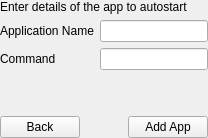
               <widget class="QWidget" name="page_17">
                <property name="autoFillBackground">
                 <bool>true</bool>
                </property>
                <layout class="QGridLayout" name="gridLayout_2">
                 <property name="leftMargin">
                  <number>0</number>
                 </property>
                 <property name="topMargin">
                  <number>0</number>
                 </property>
                 <property name="rightMargin">
                  <number>0</number>
                 </property>
                 <property name="bottomMargin">
                  <number>0</number>
                 </property>
                 <item row="2" column="0">
                  <widget class="QLabel" name="label_13">
                   <property name="text">
                    <string>Command</string>
                   </property>
                  </widget>
                 </item>
                 <item row="2" column="1">
                  <widget class="QLineEdit" name="autostartAppCommand"/>
                 </item>
                 <item row="4" column="0" colspan="2">
                  <layout class="QHBoxLayout" name="horizontalLayout_47">
                   <item>
                    <widget class="QPushButton" name="backAutoStartNewApp">
                     <property name="text">
                      <string>Back</string>
                     </property>
                     <property name="icon">
                      <iconset theme="go-previous">
                       <normaloff>.</normaloff>.</iconset>
                     </property>
                    </widget>
                   </item>
                   <item>
                    <spacer name="horizontalSpacer_33">
                     <property name="orientation">
                      <enum>Qt::Horizontal</enum>
                     </property>
                     <property name="sizeHint" stdset="0">
                      <size>
                       <width>40</width>
                       <height>20</height>
                      </size>
                     </property>
                    </spacer>
                   </item>
                   <item>
                    <widget class="QPushButton" name="addAutostartApp">
                     <property name="text">
                      <string>Add App</string>
                     </property>
                     <property name="icon">
                      <iconset theme="list-add">
                       <normaloff>.</normaloff>.</iconset>
                     </property>
                    </widget>
                   </item>
                  </layout>
                 </item>
                 <item row="0" column="0" colspan="2">
                  <widget class="QLabel" name="label_9">
                   <property name="text">
                    <string>Enter details of the app to autostart</string>
                   </property>
                  </widget>
                 </item>
                 <item row="1" column="1">
                  <widget class="QLineEdit" name="autostartAppName"/>
                 </item>
                 <item row="1" column="0">
                  <widget class="QLabel" name="label_10">
                   <property name="text">
                    <string>Application Name</string>
                   </property>
                  </widget>
                 </item>
                 <item row="3" column="1">
                  <spacer name="verticalSpacer_6">
                   <property name="orientation">
                    <enum>Qt::Vertical</enum>
                   </property>
                   <property name="sizeHint" stdset="0">
                    <size>
                     <width>20</width>
                     <height>40</height>
                    </size>
                   </property>
                  </spacer>
                 </item>
                </layout>
               </widget>
